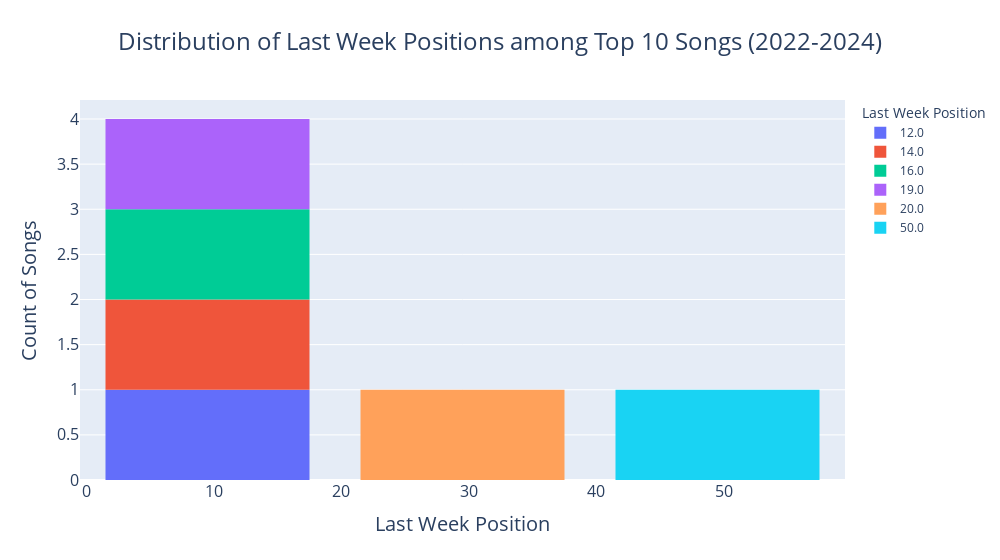

This figure's notebook cell:
### Code cell
# Distribution of Last Week Positions among Top 10 Songs (2022-2024)
# Create a histogram
fig = px.histogram(
    last_week_position_sorted,
    x='Last Week Position',
    y='Count of Songs',
    color='Last Week Position',
    title='Distribution of Last Week Positions among Top 10 Songs (2022-2024)',
    width=1000
)

# Customize the chart
fig.update_layout(
    title_font=dict(size=24),
    title_x=0.5,
    xaxis_title='Last Week Position',
    yaxis_title='Count of Songs',
    xaxis_title_font=dict(size=20),
    yaxis_title_font=dict(size=20),
    xaxis=dict(
        tickfont=dict(size=16),
    ),
    yaxis=dict(
        tickfont=dict(size=16)
    ),
    hoverlabel=dict(
        font=dict(
            family="Arial",
            size=14
        )
    ),
    bargap=0.2
)

# Show the chart
fig.show()

### Figure 1 — Plotly figure (JSON) as saved in the notebook; plotly's stock layout.template omitted (floating-point values rounded to 4 significant figures)
{"data": [{"alignmentgroup": "True", "bingroup": "x", "histfunc": "sum", "hovertemplate": "Last Week Position=%{x}<br>sum of Count of Songs=%{y}<extra></extra>", "legendgroup": "12.0", "marker": {"color": "#636efa", "pattern": {"shape": ""}}, "name": "12.0", "offsetgroup": "12.0", "orientation": "v", "showlegend": true, "type": "histogram", "x": [12], "xaxis": "x", "y": [1], "yaxis": "y"}, {"alignmentgroup": "True", "bingroup": "x", "histfunc": "sum", "hovertemplate": "Last Week Position=%{x}<br>sum of Count of Songs=%{y}<extra></extra>", "legendgroup": "14.0", "marker": {"color": "#EF553B", "pattern": {"shape": ""}}, "name": "14.0", "offsetgroup": "14.0", "orientation": "v", "showlegend": true, "type": "histogram", "x": [14], "xaxis": "x", "y": [1], "yaxis": "y"}, {"alignmentgroup": "True", "bingroup": "x", "histfunc": "sum", "hovertemplate": "Last Week Position=%{x}<br>sum of Count of Songs=%{y}<extra></extra>", "legendgroup": "16.0", "marker": {"color": "#00cc96", "pattern": {"shape": ""}}, "name": "16.0", "offsetgroup": "16.0", "orientation": "v", "showlegend": true, "type": "histogram", "x": [16], "xaxis": "x", "y": [1], "yaxis": "y"}, {"alignmentgroup": "True", "bingroup": "x", "histfunc": "sum", "hovertemplate": "Last Week Position=%{x}<br>sum of Count of Songs=%{y}<extra></extra>", "legendgroup": "19.0", "marker": {"color": "#ab63fa", "pattern": {"shape": ""}}, "name": "19.0", "offsetgroup": "19.0", "orientation": "v", "showlegend": true, "type": "histogram", "x": [19], "xaxis": "x", "y": [1], "yaxis": "y"}, {"alignmentgroup": "True", "bingroup": "x", "histfunc": "sum", "hovertemplate": "Last Week Position=%{x}<br>sum of Count of Songs=%{y}<extra></extra>", "legendgroup": "20.0", "marker": {"color": "#FFA15A", "pattern": {"shape": ""}}, "name": "20.0", "offsetgroup": "20.0", "orientation": "v", "showlegend": true, "type": "histogram", "x": [20], "xaxis": "x", "y": [1], "yaxis": "y"}, {"alignmentgroup": "True", "bingroup": "x", "histfunc": "sum", "hovertemplate": "Last Week Position=%{x}<br>sum of Count of Songs=%{y}<extra></extra>", "legendgroup": "50.0", "marker": {"color": "#19d3f3", "pattern": {"shape": ""}}, "name": "50.0", "offsetgroup": "50.0", "orientation": "v", "showlegend": true, "type": "histogram", "x": [50], "xaxis": "x", "y": [1], "yaxis": "y"}], "layout": {"bargap": 0.2, "barmode": "relative", "hoverlabel": {"font": {"family": "Arial", "size": 14}}, "legend": {"title": {"text": "Last Week Position"}, "tracegroupgap": 0}, "title": {"font": {"size": 24}, "text": "Distribution of Last Week Positions among Top 10 Songs (2022-2024)", "x": 0.5}, "width": 1000, "xaxis": {"anchor": "y", "categoryarray": [12, 14, 16, 19, 20, 50], "categoryorder": "array", "domain": [0, 1], "tickfont": {"size": 16}, "title": {"font": {"size": 20}, "text": "Last Week Position"}}, "yaxis": {"anchor": "x", "domain": [0, 1], "tickfont": {"size": 16}, "title": {"font": {"size": 20}, "text": "Count of Songs"}}}}
